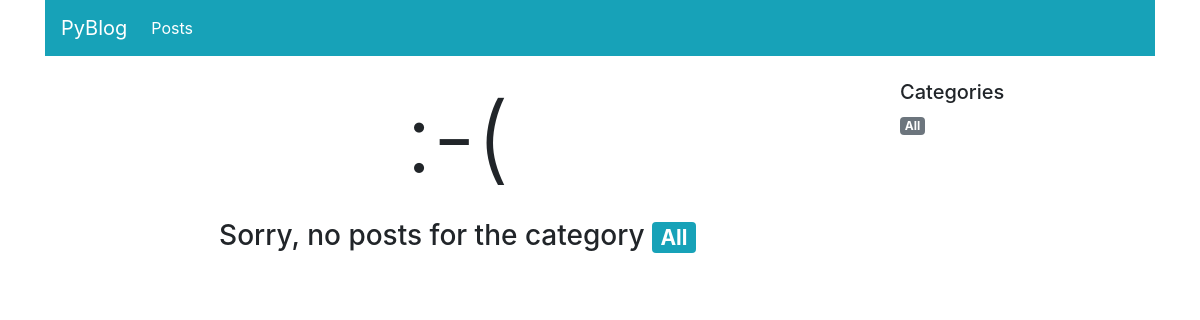
/blog/posts/, run on an earlier commit of the app's database.
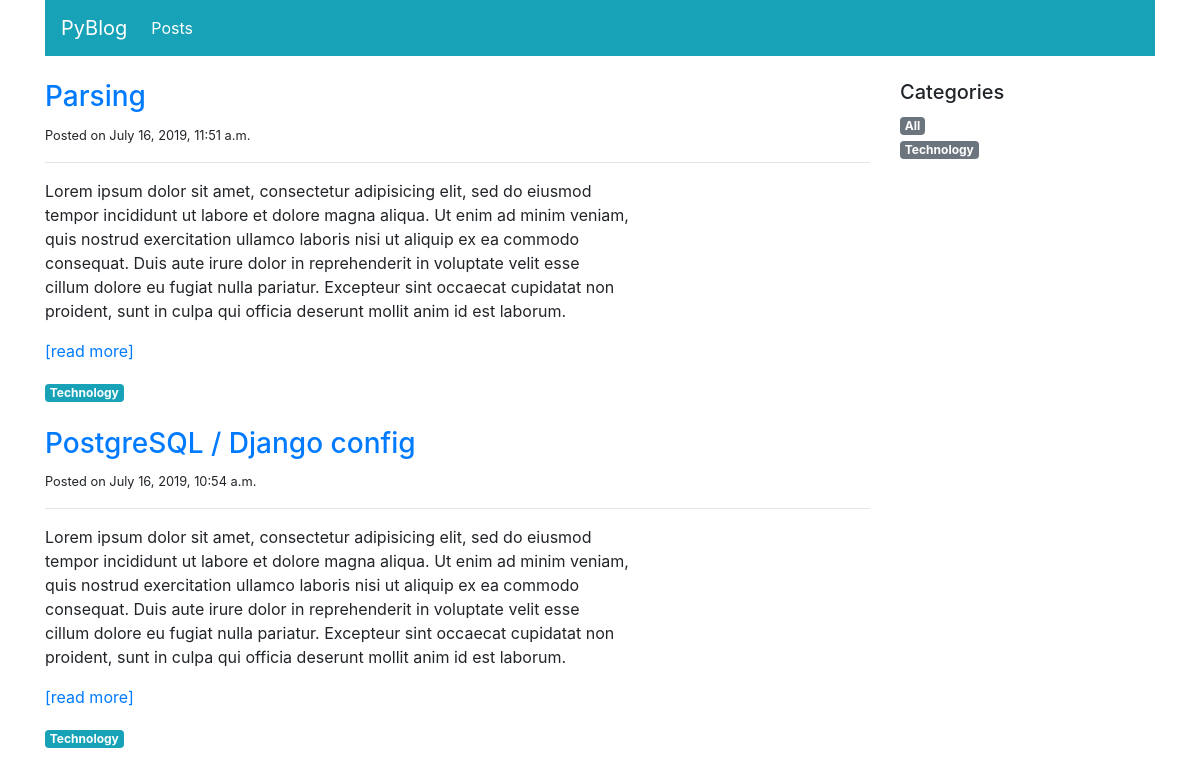
And on a later commit of the database.
### blog/models.py (models this page shows, shortened)
class Post(models.Model):
    title = models.CharField(max_length=100)
    published = models.BooleanField(default=False)
    text = models.TextField(blank=True)
    created_at = models.DateTimeField(auto_now_add=True)
    category = models.ForeignKey('PostCategory',
                                 null=True, # autorise à avoir une valeur null dans la bdd
                                 blank=True, # autorise à avoir un input vide
                                 on_delete=models.DO_NOTHING)

class PostCategory(models.Model):
    name = models.CharField(max_length=50)
    def slug(self):
        return slugify(self.name)

### blog/views.py (the view)
# urls.py: path('posts/', views.post_list, name='home'),
def post_list(request, category_name=model_helpers.post_category_all.slug()):
    category, posts = model_helpers.get_category_and_posts(category_name)
    categories = model_helpers.get_categories()
    context = {
        'navigation_items': navigation.navigation_items(navigation.NAV_POSTS),
        'category': category,
        'posts': posts,
        'categories': categories,
    }
    return render(request, 'blog/post_list.html', context)

### blog/model_helpers.py (called while the page is built, shortened)
def get_category_and_posts(category_name):
    posts = Post.objects.filter(published=True)
    if category_name == post_category_all.slug():
        category = post_category_all
    posts = posts.order_by('-created_at')
    return category, posts

def get_categories():
    categories = list(PostCategory.objects.all().order_by('name'))
    categories.insert(0, post_category_all)
    return categories

### blog/navigation.py (called while the page is built)
def navigation_items(selected_item):
    items = []
    for name, url in NAV_ITEMS:
        items.append({
            'name': name,
            'url': url,
            'active': True if selected_item == name else False
         })
    return items

### blog/templates/blog/post_list.html (shortened to what this page needs)
{% extends 'base.html' %}
{% block content %}
<div class="col-sm-9">
    {% for post in posts %}
        <div class="mb-4">
            <h3> <a href="{% url 'post-detail' post.pk %}"> {{ post.title }} </a> </h3>
            <small>Posted on {{ post.created_at }}</small>
            <hr>
            <p class="text-muted">
                {{ post.text|linebreaks|safe|truncatewords:100 }}
                <a href="{% url 'post-detail' post.pk %}">[read more]</a>
            </p>
            <a href="{% url 'post-list' post.category.slug %}" class="badge badge-info"> {{ post.category.name|capfirst }} </a>
        </div>
    {% empty %}
    <div class="text-center">
        <p class="display-1"> :-( </p>
        <h3 class="mt-4">
            Sorry, no posts for the category <span class="badge badge-info"> {{ category.name }} </span>
        </h3>
    </div>
    {% endfor %}
</div>
<div class="col-sm-3">
    <h5>Categories</h5>
    <ul class="list-unstyled">
        {% for cat in categories %}
            <li>
                <a href="{% url 'post-list' cat.slug %}" class="badge badge-secondary">
                   {{ cat.name|capfirst }}
                </a>
            </li>
        {% endfor %}
    </ul>
</div>
{% endblock content %}

### templates/base.html (shortened to what this page needs)
<!DOCTYPE html>
{% load static %}
<html lang="en">
    <head>
        <link rel="stylesheet" href="https://use.fontawesome.com/releases/v5.0.10/css/all.css">
        <link rel="stylesheet" href="{% static 'css/bootstrap.min.css' %}">
    </head>
    <body>
        <div class="container">
            <nav class="navbar sticky-top navbar-expand-md navbar-dark bg-info">
                <a class="navbar-brand" href="{% url 'home' %}"> PyBlog </a>
                <div class="collapse navbar-collapse" id="navbar">
                    <ul class="navbar-nav mr-auto">
                        {% for item in navigation_items %}
                            <li class="nav-item {% if item.active %} active {% endif %}" >
                                <a class="nav-link" href="{{ item.url }}"> {{ item.name }} </a>
                            </li>
                        {% endfor %}
                    </ul>
                </div>
            </nav>
            <div class="row mt-4">
                {% block content %} Please override this block ! {% endblock content %}
            </div>
        </div>
    </body>
</html>

What changed in the data, as far as the page shows it:
added Post: title "Parsing", created_at "July 16, 2019, 11:51 a.m.", text "Lorem ipsum dolor sit amet, consectetur adipisicing elit, sed do eiusmod tempor incididunt ut labore et dolore magna aliqua. Ut enim ad minim veniam, quis nostrud exercitation ullamco laboris nisi ut aliquip ex ea commodo consequat. Duis aute irure dolor in reprehenderit in voluptate velit esse cillum dolore eu fugiat nulla pariatur. Excepteur sint occaecat cupidatat non proident, sunt in culpa qui officia deserunt mollit anim id est laborum.", category.name "Technology"
added Post: title "PostgreSQL / Django config", created_at "July 16, 2019, 10:54 a.m.", text "Lorem ipsum dolor sit amet, consectetur adipisicing elit, sed do eiusmod tempor incididunt ut labore et dolore magna aliqua. Ut enim ad minim veniam, quis nostrud exercitation ullamco laboris nisi ut aliquip ex ea commodo consequat. Duis aute irure dolor in reprehenderit in voluptate velit esse cillum dolore eu fugiat nulla pariatur. Excepteur sint occaecat cupidatat non proident, sunt in culpa qui officia deserunt mollit anim id est laborum.", category.name "Technology"
added PostCategory: name "Technology"
Also different on the page:
{{ category.name }}: "All" → (not shown)
text no longer shown: ":-( Sorry, no posts for the category"
